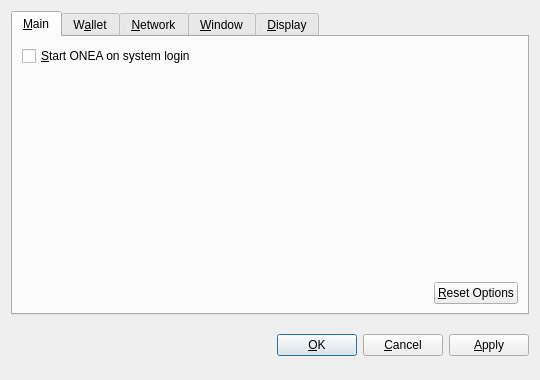
<?xml version="1.0" encoding="UTF-8"?>
<ui version="4.0">
 <class>OptionsDialog</class>
 <widget class="QDialog" name="OptionsDialog">
  <property name="geometry">
   <rect>
    <x>0</x>
    <y>0</y>
    <width>540</width>
    <height>380</height>
   </rect>
  </property>
  <property name="windowTitle">
   <string>Options</string>
  </property>
  <property name="modal">
   <bool>true</bool>
  </property>
  <layout class="QVBoxLayout" name="verticalLayout">
   <item>
    <widget class="QTabWidget" name="tabWidget">
     <property name="tabPosition">
      <enum>QTabWidget::North</enum>
     </property>
     <property name="currentIndex">
      <number>0</number>
     </property>
     <widget class="QWidget" name="tabMain">
      <attribute name="title">
       <string>&amp;Main</string>
      </attribute>
      <layout class="QVBoxLayout" name="verticalLayout_Main">
       <item>
        <widget class="QCheckBox" name="bitcoinAtStartup">
         <property name="toolTip">
          <string>Automatically start ONEA after logging in to the system.</string>
         </property>
         <property name="text">
          <string>&amp;Start ONEA on system login</string>
         </property>
        </widget>
       </item>
       <item>
        <spacer name="verticalSpacer_Main">
         <property name="orientation">
          <enum>Qt::Vertical</enum>
         </property>
         <property name="sizeHint" stdset="0">
          <size>
           <width>20</width>
           <height>40</height>
          </size>
         </property>
        </spacer>
       </item>
       <item>
        <layout class="QHBoxLayout" name="horizontalLayout_2_Main">
         <item>
          <spacer name="horizontalSpacer_2_Main">
           <property name="orientation">
            <enum>Qt::Horizontal</enum>
           </property>
           <property name="sizeHint" stdset="0">
            <size>
             <width>40</width>
             <height>20</height>
            </size>
           </property>
          </spacer>
         </item>
         <item>
          <widget class="QPushButton" name="resetButton">
           <property name="toolTip">
            <string>Reset all client options to default.</string>
           </property>
           <property name="text">
            <string>&amp;Reset Options</string>
           </property>
           <property name="autoDefault">
            <bool>false</bool>
           </property>
          </widget>
         </item>
        </layout>
       </item>
      </layout>
     </widget>
     <widget class="QWidget" name="tabWallet">
      <attribute name="title">
       <string>W&amp;allet</string>
      </attribute>
      <layout class="QVBoxLayout" name="verticalLayout_Network">
       <item>
        <widget class="QLabel" name="transactionFeeInfoLabel">
         <property name="text">
          <string>Optional transaction fee per kB that helps make sure your transactions are processed quickly. Most transactions are 1 kB.</string>
         </property>
         <property name="textFormat">
          <enum>Qt::PlainText</enum>
         </property>
         <property name="wordWrap">
          <bool>true</bool>
         </property>
        </widget>
       </item>
       <item>
        <layout class="QHBoxLayout" name="horizontalLayout_1_Main">
         <item>
          <widget class="QLabel" name="transactionFeeLabel">
           <property name="text">
            <string>Pay transaction &amp;fee</string>
           </property>
           <property name="textFormat">
            <enum>Qt::PlainText</enum>
           </property>
           <property name="buddy">
            <cstring>transactionFee</cstring>
           </property>
          </widget>
         </item>
         <item>
          <widget class="BitcoinAmountField" name="transactionFee"/>
         </item>
         <item>
          <spacer name="horizontalSpacer_1_Main">
           <property name="orientation">
            <enum>Qt::Horizontal</enum>
           </property>
           <property name="sizeHint" stdset="0">
            <size>
             <width>40</width>
             <height>20</height>
            </size>
           </property>
          </spacer>
         </item>
        </layout>
       </item>
       <item>
        <widget class="QLabel" name="label">
         <property name="text">
          <string>If you disable the spending of unconfirmed change, the change from a transaction cannot be used until that transaction has at least one confirmation. This also affects how your balance is computed.</string>
         </property>
         <property name="wordWrap">
          <bool>true</bool>
         </property>
        </widget>
       </item>
       <item>
        <widget class="QCheckBox" name="spendZeroConfChange">
         <property name="text">
          <string>Spend unconfirmed change  (experts only)</string>
         </property>
        </widget>
       </item>
       <item>
        <spacer name="verticalSpacer">
         <property name="orientation">
          <enum>Qt::Vertical</enum>
         </property>
         <property name="sizeHint" stdset="0">
          <size>
           <width>20</width>
           <height>40</height>
          </size>
         </property>
        </spacer>
       </item>
      </layout>
     </widget>
     <widget class="QWidget" name="tabNetwork">
      <attribute name="title">
       <string>&amp;Network</string>
      </attribute>
      <layout class="QVBoxLayout" name="verticalLayout_Network">
       <item>
        <widget class="QCheckBox" name="mapPortUpnp">
         <property name="toolTip">
          <string>Automatically open the ONEA client port on the router. This only works when your router supports UPnP and it is enabled.</string>
         </property>
         <property name="text">
          <string>Map port using &amp;UPnP</string>
         </property>
        </widget>
       </item>
       <item>
        <widget class="QCheckBox" name="connectSocks">
         <property name="toolTip">
          <string>Connect to the ONEA network through a SOCKS proxy (e.g. when connecting through Tor).</string>
         </property>
         <property name="text">
          <string>&amp;Connect through SOCKS proxy:</string>
         </property>
        </widget>
       </item>
       <item>
        <layout class="QHBoxLayout" name="horizontalLayout_Network">
         <item>
          <widget class="QLabel" name="proxyIpLabel">
           <property name="text">
            <string>Proxy &amp;IP:</string>
           </property>
           <property name="textFormat">
            <enum>Qt::PlainText</enum>
           </property>
           <property name="buddy">
            <cstring>proxyIp</cstring>
           </property>
          </widget>
         </item>
         <item>
          <widget class="QValidatedLineEdit" name="proxyIp">
           <property name="maximumSize">
            <size>
             <width>140</width>
             <height>16777215</height>
            </size>
           </property>
           <property name="toolTip">
            <string>IP address of the proxy (e.g. 127.0.0.1)</string>
           </property>
          </widget>
         </item>
         <item>
          <widget class="QLabel" name="proxyPortLabel">
           <property name="text">
            <string>&amp;Port:</string>
           </property>
           <property name="textFormat">
            <enum>Qt::PlainText</enum>
           </property>
           <property name="buddy">
            <cstring>proxyPort</cstring>
           </property>
          </widget>
         </item>
         <item>
          <widget class="QLineEdit" name="proxyPort">
           <property name="maximumSize">
            <size>
             <width>55</width>
             <height>16777215</height>
            </size>
           </property>
           <property name="toolTip">
            <string>Port of the proxy (e.g. 9050)</string>
           </property>
          </widget>
         </item>
         <item>
          <widget class="QLabel" name="socksVersionLabel">
           <property name="text">
            <string>SOCKS &amp;Version:</string>
           </property>
           <property name="textFormat">
            <enum>Qt::PlainText</enum>
           </property>
           <property name="buddy">
            <cstring>socksVersion</cstring>
           </property>
          </widget>
         </item>
         <item>
          <widget class="QValueComboBox" name="socksVersion">
           <property name="toolTip">
            <string>SOCKS version of the proxy (e.g. 5)</string>
           </property>
          </widget>
         </item>
         <item>
          <spacer name="horizontalSpacer_Network">
           <property name="orientation">
            <enum>Qt::Horizontal</enum>
           </property>
           <property name="sizeHint" stdset="0">
            <size>
             <width>40</width>
             <height>20</height>
            </size>
           </property>
          </spacer>
         </item>
        </layout>
       </item>
       <item>
        <spacer name="verticalSpacer_Network">
         <property name="orientation">
          <enum>Qt::Vertical</enum>
         </property>
         <property name="sizeHint" stdset="0">
          <size>
           <width>20</width>
           <height>40</height>
          </size>
         </property>
        </spacer>
       </item>
      </layout>
     </widget>
     <widget class="QWidget" name="tabWindow">
      <attribute name="title">
       <string>&amp;Window</string>
      </attribute>
      <layout class="QVBoxLayout" name="verticalLayout_Window">
       <item>
        <widget class="QCheckBox" name="minimizeToTray">
         <property name="toolTip">
          <string>Show only a tray icon after minimizing the window.</string>
         </property>
         <property name="text">
          <string>&amp;Minimize to the tray instead of the taskbar</string>
         </property>
        </widget>
       </item>
       <item>
        <widget class="QCheckBox" name="minimizeOnClose">
         <property name="toolTip">
          <string>Minimize instead of exit the application when the window is closed. When this option is enabled, the application will be closed only after selecting Quit in the menu.</string>
         </property>
         <property name="text">
          <string>M&amp;inimize on close</string>
         </property>
        </widget>
       </item>
       <item>
        <spacer name="verticalSpacer_Window">
         <property name="orientation">
          <enum>Qt::Vertical</enum>
         </property>
         <property name="sizeHint" stdset="0">
          <size>
           <width>20</width>
           <height>40</height>
          </size>
         </property>
        </spacer>
       </item>
      </layout>
     </widget>
     <widget class="QWidget" name="tabDisplay">
      <attribute name="title">
       <string>&amp;Display</string>
      </attribute>
      <layout class="QVBoxLayout" name="verticalLayout_Display">
       <item>
        <layout class="QHBoxLayout" name="horizontalLayout_1_Display">
         <item>
          <widget class="QLabel" name="langLabel">
           <property name="text">
            <string>User Interface &amp;language:</string>
           </property>
           <property name="textFormat">
            <enum>Qt::PlainText</enum>
           </property>
           <property name="buddy">
            <cstring>lang</cstring>
           </property>
          </widget>
         </item>
         <item>
          <widget class="QValueComboBox" name="lang">
           <property name="toolTip">
            <string>The user interface language can be set here. This setting will take effect after restarting ONEA.</string>
           </property>
          </widget>
         </item>
        </layout>
       </item>
       <item>
        <layout class="QHBoxLayout" name="horizontalLayout_2_Display">
         <item>
          <widget class="QLabel" name="unitLabel">
           <property name="text">
            <string>&amp;Unit to show amounts in:</string>
           </property>
           <property name="textFormat">
            <enum>Qt::PlainText</enum>
           </property>
           <property name="buddy">
            <cstring>unit</cstring>
           </property>
          </widget>
         </item>
         <item>
          <widget class="QValueComboBox" name="unit">
           <property name="toolTip">
            <string>Choose the default subdivision unit to show in the interface and when sending coins.</string>
           </property>
          </widget>
         </item>
        </layout>
       </item>
       <item>
        <widget class="QCheckBox" name="displayAddresses">
         <property name="toolTip">
          <string>Whether to show ONEA addresses in the transaction list or not.</string>
         </property>
         <property name="text">
          <string>&amp;Display addresses in transaction list</string>
         </property>
        </widget>
       </item>
       <item>
        <widget class="QCheckBox" name="coinControlFeatures">
         <property name="toolTip">
          <string>Whether to show coin control features or not.</string>
         </property>
         <property name="text">
          <string>Display coin &amp;control features (experts only!)</string>
         </property>
        </widget>
       </item>
       <item>
        <spacer name="verticalSpacer_Display">
         <property name="orientation">
          <enum>Qt::Vertical</enum>
         </property>
         <property name="sizeHint" stdset="0">
          <size>
           <width>20</width>
           <height>40</height>
          </size>
         </property>
        </spacer>
       </item>
      </layout>
     </widget>
    </widget>
   </item>
   <item>
    <layout class="QHBoxLayout" name="horizontalLayout_Buttons">
     <item>
      <spacer name="horizontalSpacer_1">
       <property name="orientation">
        <enum>Qt::Horizontal</enum>
       </property>
       <property name="sizeHint" stdset="0">
        <size>
         <width>40</width>
         <height>48</height>
        </size>
       </property>
      </spacer>
     </item>
     <item>
      <widget class="QLabel" name="statusLabel">
       <property name="font">
        <font>
         <weight>75</weight>
         <bold>true</bold>
        </font>
       </property>
       <property name="text">
        <string/>
       </property>
       <property name="textFormat">
        <enum>Qt::PlainText</enum>
       </property>
       <property name="wordWrap">
        <bool>true</bool>
       </property>
      </widget>
     </item>
     <item>
      <spacer name="horizontalSpacer_2">
       <property name="orientation">
        <enum>Qt::Horizontal</enum>
       </property>
       <property name="sizeHint" stdset="0">
        <size>
         <width>40</width>
         <height>48</height>
        </size>
       </property>
      </spacer>
     </item>
     <item>
      <widget class="QPushButton" name="okButton">
       <property name="text">
        <string>&amp;OK</string>
       </property>
      </widget>
     </item>
     <item>
      <widget class="QPushButton" name="cancelButton">
       <property name="text">
        <string>&amp;Cancel</string>
       </property>
       <property name="autoDefault">
        <bool>false</bool>
       </property>
      </widget>
     </item>
     <item>
      <widget class="QPushButton" name="applyButton">
       <property name="text">
        <string>&amp;Apply</string>
       </property>
       <property name="autoDefault">
        <bool>false</bool>
       </property>
      </widget>
     </item>
    </layout>
   </item>
  </layout>
 </widget>
 <customwidgets>
  <customwidget>
   <class>BitcoinAmountField</class>
   <extends>QSpinBox</extends>
   <header>bitcoinamountfield.h</header>
  </customwidget>
  <customwidget>
   <class>QValueComboBox</class>
   <extends>QComboBox</extends>
   <header>qvaluecombobox.h</header>
  </customwidget>
  <customwidget>
   <class>QValidatedLineEdit</class>
   <extends>QLineEdit</extends>
   <header>qvalidatedlineedit.h</header>
  </customwidget>
 </customwidgets>
 <resources/>
 <connections/>
</ui>
